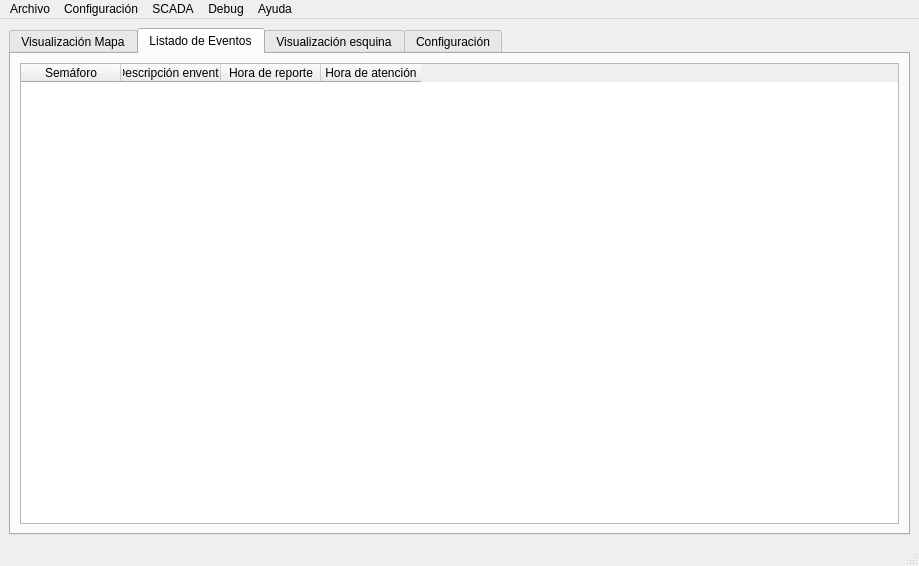
<ui version="4.0" >
 <class>MainWindow</class>
 <widget class="QMainWindow" name="MainWindow" >
  <property name="geometry" >
   <rect>
    <x>0</x>
    <y>0</y>
    <width>919</width>
    <height>566</height>
   </rect>
  </property>
  <property name="windowTitle" >
   <string>Inferfase Hombre Máquina</string>
  </property>
  <widget class="QWidget" name="centralwidget" >
   <layout class="QVBoxLayout" name="verticalLayout" >
    <item>
     <widget class="QTabWidget" name="tabWidget" >
      <property name="currentIndex" >
       <number>1</number>
      </property>
      <widget class="QWidget" name="tabMapa" >
       <attribute name="title" >
        <string>Visualización Mapa</string>
       </attribute>
       <attribute name="icon" >
        <iconset resource="../../res.qrc" >
         <normaloff>:/icons/res/back.png</normaloff>:/icons/res/back.png</iconset>
       </attribute>
       <layout class="QVBoxLayout" name="verticalLayout_4" >
        <item>
         <widget class="ZoomingScrollingGraphicsView" name="gvMapa" />
        </item>
        <item>
         <layout class="QHBoxLayout" name="horizontalLayout_2" >
          <item>
           <widget class="QLabel" name="label" >
            <property name="text" >
             <string> X: </string>
            </property>
           </widget>
          </item>
          <item>
           <widget class="QLabel" name="label_2" >
            <property name="text" >
             <string>0000,000</string>
            </property>
           </widget>
          </item>
          <item>
           <widget class="QLabel" name="label_3" >
            <property name="text" >
             <string> Y: </string>
            </property>
           </widget>
          </item>
          <item>
           <widget class="QLabel" name="label_4" >
            <property name="text" >
             <string>0000,000</string>
            </property>
           </widget>
          </item>
          <item>
           <spacer name="horizontalSpacer" >
            <property name="orientation" >
             <enum>Qt::Horizontal</enum>
            </property>
            <property name="sizeHint" stdset="0" >
             <size>
              <width>40</width>
              <height>20</height>
             </size>
            </property>
           </spacer>
          </item>
         </layout>
        </item>
       </layout>
      </widget>
      <widget class="QWidget" name="tabEventos" >
       <attribute name="title" >
        <string>Listado de Eventos</string>
       </attribute>
       <attribute name="icon" >
        <iconset resource="../../res.qrc" >
         <normaloff>:/icons/res/view-file-columns.png</normaloff>:/icons/res/view-file-columns.png</iconset>
       </attribute>
       <layout class="QVBoxLayout" name="verticalLayout_2" >
        <item>
         <widget class="QTableWidget" name="tableWidget" >
          <column>
           <property name="text" >
            <string>Semáforo</string>
           </property>
          </column>
          <column>
           <property name="text" >
            <string>Descripción envento</string>
           </property>
          </column>
          <column>
           <property name="text" >
            <string>Hora de reporte</string>
           </property>
          </column>
          <column>
           <property name="text" >
            <string>Hora de atención</string>
           </property>
          </column>
         </widget>
        </item>
       </layout>
      </widget>
      <widget class="QWidget" name="tabEsquina" >
       <attribute name="title" >
        <string>Visualización esquina</string>
       </attribute>
       <layout class="QVBoxLayout" name="verticalLayout_3" >
        <item>
         <widget class="QGraphicsView" name="gvEsquina" />
        </item>
       </layout>
      </widget>
      <widget class="QWidget" name="tabConfiguracion" >
       <attribute name="title" >
        <string>Configuración</string>
       </attribute>
       <attribute name="icon" >
        <iconset resource="../../res.qrc" >
         <normaloff>:/icons/res/configure.png</normaloff>:/icons/res/configure.png</iconset>
       </attribute>
       <layout class="QVBoxLayout" name="verticalLayout_6" >
        <item>
         <layout class="QVBoxLayout" name="verticalLayout_5" >
          <item>
           <widget class="QLabel" name="label_5" >
            <property name="text" >
             <string>&lt;!DOCTYPE HTML PUBLIC "-//W3C//DTD HTML 4.0//EN" "http://www.w3.org/TR/REC-html40/strict.dtd">
&lt;html>&lt;head>&lt;meta name="qrichtext" content="1" />&lt;style type="text/css">
p, li { white-space: pre-wrap; }
&lt;/style>&lt;/head>&lt;body style=" font-family:'DejaVu Sans'; font-size:8pt; font-weight:400; font-style:normal;">
&lt;p style=" margin-top:0px; margin-bottom:0px; margin-left:0px; margin-right:0px; -qt-block-indent:0; text-indent:0px;">Cargar archivo de temoporización &lt;span style=" font-weight:600;">SMF&lt;/span>&lt;/p>&lt;/body>&lt;/html></string>
            </property>
           </widget>
          </item>
          <item>
           <widget class="QLineEdit" name="lineSMFPath" />
          </item>
          <item>
           <layout class="QHBoxLayout" name="horizontalLayout_3" >
            <item>
             <widget class="QPushButton" name="pushBuscar" >
              <property name="text" >
               <string>Buscar...</string>
              </property>
             </widget>
            </item>
            <item>
             <widget class="QPushButton" name="pushCargarSMF" >
              <property name="text" >
               <string>Cargar</string>
              </property>
             </widget>
            </item>
            <item>
             <spacer name="horizontalSpacer_2" >
              <property name="orientation" >
               <enum>Qt::Horizontal</enum>
              </property>
              <property name="sizeHint" stdset="0" >
               <size>
                <width>40</width>
                <height>20</height>
               </size>
              </property>
             </spacer>
            </item>
           </layout>
          </item>
         </layout>
        </item>
        <item>
         <spacer name="verticalSpacer" >
          <property name="orientation" >
           <enum>Qt::Vertical</enum>
          </property>
          <property name="sizeHint" stdset="0" >
           <size>
            <width>20</width>
            <height>370</height>
           </size>
          </property>
         </spacer>
        </item>
       </layout>
      </widget>
     </widget>
    </item>
   </layout>
  </widget>
  <widget class="QMenuBar" name="menubar" >
   <property name="geometry" >
    <rect>
     <x>0</x>
     <y>0</y>
     <width>919</width>
     <height>27</height>
    </rect>
   </property>
   <widget class="QMenu" name="menuArchivo" >
    <property name="title" >
     <string>Archivo</string>
    </property>
    <addaction name="actionSalir" />
   </widget>
   <widget class="QMenu" name="menuConfiguraci_n" >
    <property name="title" >
     <string>Configuración</string>
    </property>
   </widget>
   <widget class="QMenu" name="menuAyuda" >
    <property name="title" >
     <string>Ayuda</string>
    </property>
    <addaction name="actionSobre_PySemControl" />
   </widget>
   <widget class="QMenu" name="menuSCADA" >
    <property name="title" >
     <string>SCADA</string>
    </property>
    <addaction name="actionIniciar" />
    <addaction name="actionDetener" />
    <addaction name="actionReiniciar" />
    <addaction name="actionRegistro_de_eventos" />
   </widget>
   <widget class="QMenu" name="menuDebug" >
    <property name="title" >
     <string>Debug</string>
    </property>
    <addaction name="actionMostrar_ventana_de_registro" />
   </widget>
   <addaction name="menuArchivo" />
   <addaction name="menuConfiguraci_n" />
   <addaction name="menuSCADA" />
   <addaction name="menuDebug" />
   <addaction name="menuAyuda" />
  </widget>
  <widget class="QStatusBar" name="statusbar" />
  <action name="actionSalir" >
   <property name="icon" >
    <iconset>
     <normaloff>res/application-exit.png</normaloff>res/application-exit.png</iconset>
   </property>
   <property name="text" >
    <string>Salir</string>
   </property>
  </action>
  <action name="actionSobre_PySemControl" >
   <property name="icon" >
    <iconset resource="../../res.qrc" >
     <normaloff>:/icons/res/view-statistics.png</normaloff>:/icons/res/view-statistics.png</iconset>
   </property>
   <property name="text" >
    <string>Sobre PySemControl</string>
   </property>
  </action>
  <action name="actionIniciar" >
   <property name="icon" >
    <iconset resource="../../res.qrc" >
     <normaloff>:/icons/res/media-playback-start.png</normaloff>:/icons/res/media-playback-start.png</iconset>
   </property>
   <property name="text" >
    <string>Iniciar</string>
   </property>
  </action>
  <action name="actionDetener" >
   <property name="icon" >
    <iconset resource="../../res.qrc" >
     <normaloff>:/icons/res/media-playback-stop.png</normaloff>:/icons/res/media-playback-stop.png</iconset>
   </property>
   <property name="text" >
    <string>Detener</string>
   </property>
  </action>
  <action name="actionReiniciar" >
   <property name="icon" >
    <iconset resource="../../res.qrc" >
     <normaloff>:/icons/res/object-rotate-right.png</normaloff>:/icons/res/object-rotate-right.png</iconset>
   </property>
   <property name="text" >
    <string>Reiniciar</string>
   </property>
  </action>
  <action name="actionRegistro_de_eventos" >
   <property name="icon" >
    <iconset resource="../../res.qrc" >
     <normaloff>:/icons/res/view-file-columns.png</normaloff>:/icons/res/view-file-columns.png</iconset>
   </property>
   <property name="text" >
    <string>Registro de eventos</string>
   </property>
  </action>
  <action name="actionMostrar_ventana_de_registro" >
   <property name="text" >
    <string>Mostrar ventana de registro</string>
   </property>
  </action>
 </widget>
 <customwidgets>
  <customwidget>
   <class>ZoomingScrollingGraphicsView</class>
   <extends>QGraphicsView</extends>
   <header>zoominggv</header>
  </customwidget>
 </customwidgets>
 <resources>
  <include location="../../res.qrc" />
 </resources>
 <connections>
  <connection>
   <sender>actionSalir</sender>
   <signal>triggered()</signal>
   <receiver>MainWindow</receiver>
   <slot>close()</slot>
   <hints>
    <hint type="sourcelabel" >
     <x>-1</x>
     <y>-1</y>
    </hint>
    <hint type="destinationlabel" >
     <x>278</x>
     <y>193</y>
    </hint>
   </hints>
  </connection>
 </connections>
</ui>
